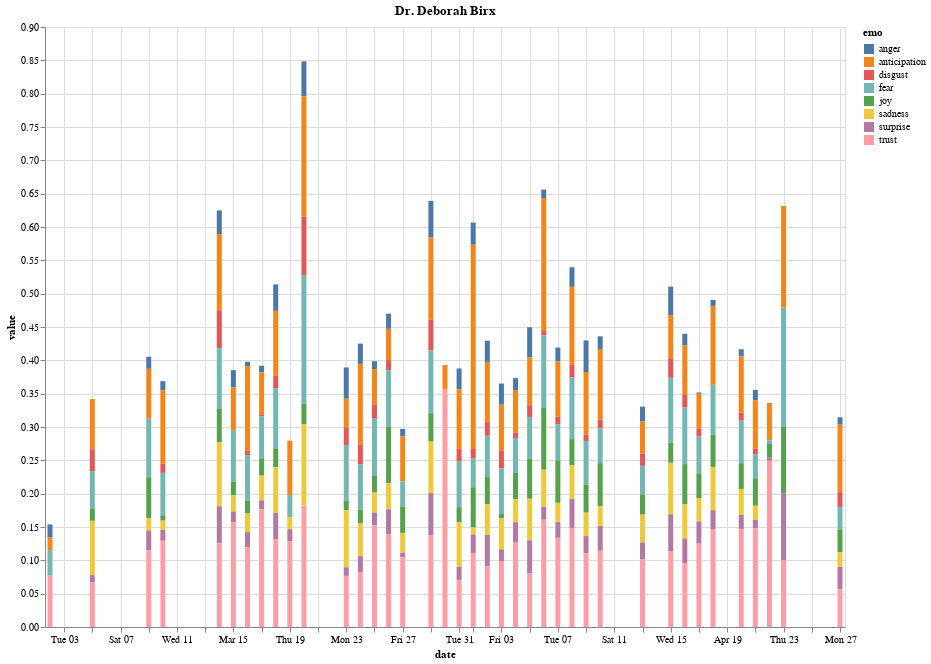

This figure's notebook cell:
### Code cell
birx_feels = emotions_df[emotions_df['speaker']=='Dr. Deborah Birx']
birx_feels_by_date = birx_feels.groupby(['date']).mean().reset_index()
birx_feels_by_date = birx_feels_by_date.melt('date', var_name='emo', value_name='value')

alt.Chart(birx_feels_by_date).mark_bar().encode(
    x='date:T',
    y='value:Q',
    color='emo:N'
).properties(width=800, height = 600, title = 'Dr. Deborah Birx')

### Figure 1 — Vega-Lite specification as saved in the notebook (floating-point values rounded to 4 significant figures; data arrays with more than 128 entries replaced by an {"elided": "..."} marker saying what was removed)
{"config": {"view": {"continuousWidth": 400, "continuousHeight": 300}}, "data": {"name": "data-d170509158d1ba8cc10dba81a5faeec9"}, "mark": "bar", "encoding": {"color": {"type": "nominal", "field": "emo"}, "x": {"type": "temporal", "field": "date"}, "y": {"type": "quantitative", "field": "value"}}, "height": 600, "title": "Dr. Deborah Birx", "width": 800, "$schema": "https://vega.github.io/schema/vega-lite/v4.0.2.json", "datasets": {"data-d170509158d1ba8cc10dba81a5faeec9": {"elided": "312 records"}}}
